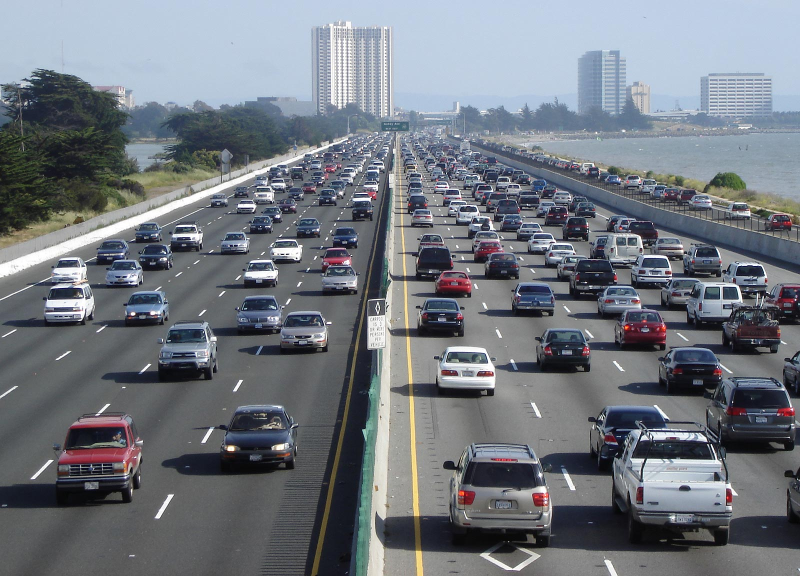
#> input picture DetectCar/car3.jpg, 1600 x 1152 px (shown at 1/2 size)
$ python detectCar.py
#> lines starting #> are read from the running program, lines starting #| are printed output that depends on the picture; after the words box and inside, x2 and y2 are one past the last pixel; in counts of white or black regions, pixels touching at a corner belong together
import cv2


cas = 'carDitector.xml'

image_path = 'car3.jpg'

image =cv2.imread(image_path)
#> image is the input picture: shape (1152, 1600, 3); mean B, G, R 127.2, 119.4, 114
imageG = cv2.imread(image_path,0)
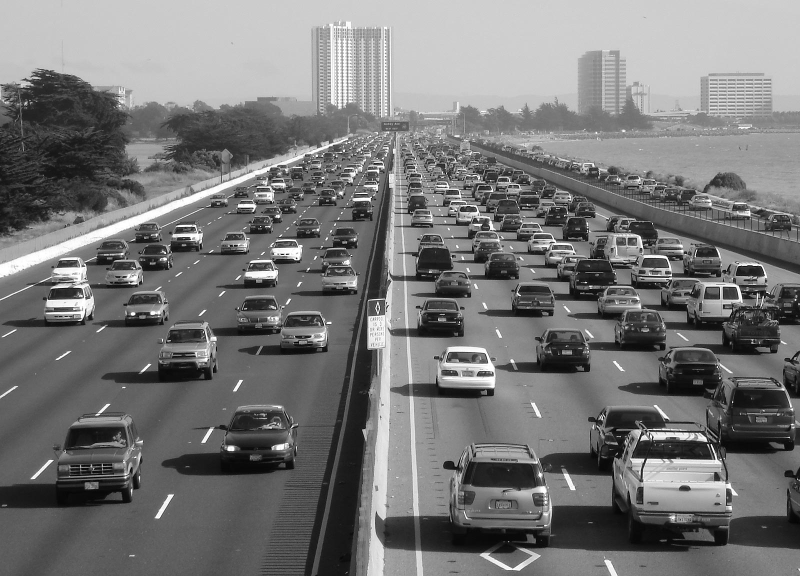
#> imageG: shape (1152, 1600) (shown at 1/2 size); min 0, max 255, mean 118.7

cascade = cv2.CascadeClassifier(cas)

rect = cascade.detectMultiScale(imageG,scaleFactor=1.1,
                                minNeighbors=2,minSize=(30,30))
#> rect = 28 rows, first 6: [905, 420, 44, 44], [1343, 947, 49, 49], [832, 424, 46, 46], [1022, 444, 50, 50], [1044, 470, 57, 57], [872, 711, 57, 57]

color = (255,255,255)
print(rect)
#> (printed output is left out)
if len(rect) > 0:

    #検出した顔を囲む矩形の作成
    for r in rect:
        cv2.rectangle(image, tuple(r[0:2]),tuple(r[0:2]+r[2:4]), color, thickness=2)
#> this loop made 28 passes
#> r on passes 1 to 12: [905, 420, 44, 44], [1343, 947, 49, 49], [832, 424, 46, 46], [1022, 444, 50, 50], [1044, 470, 57, 57], [872, 711, 57, 57], [941, 715, 55, 55], [626, 369, 59, 59], [482, 418, 70, 70], [1019, 351, 74, 74], [689, 393, 69, 69], [801, 403, 76, 76]
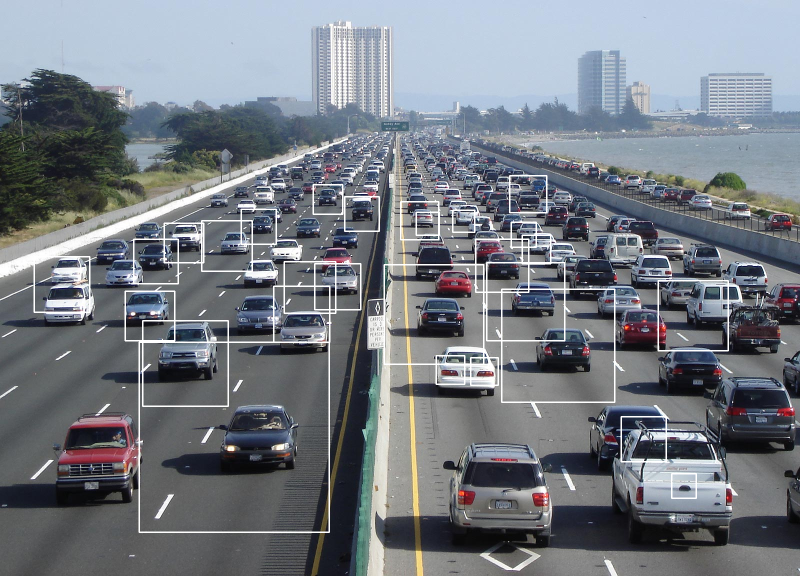
#> image: shape (1152, 1600, 3) (shown at 1/2 size); 1.87% of pixels changed, all inside (x1, y1, x2, y2) = (67, 350, 1458, 1066)


image = cv2.resize(image,None,fx=0.7,fy=0.7)
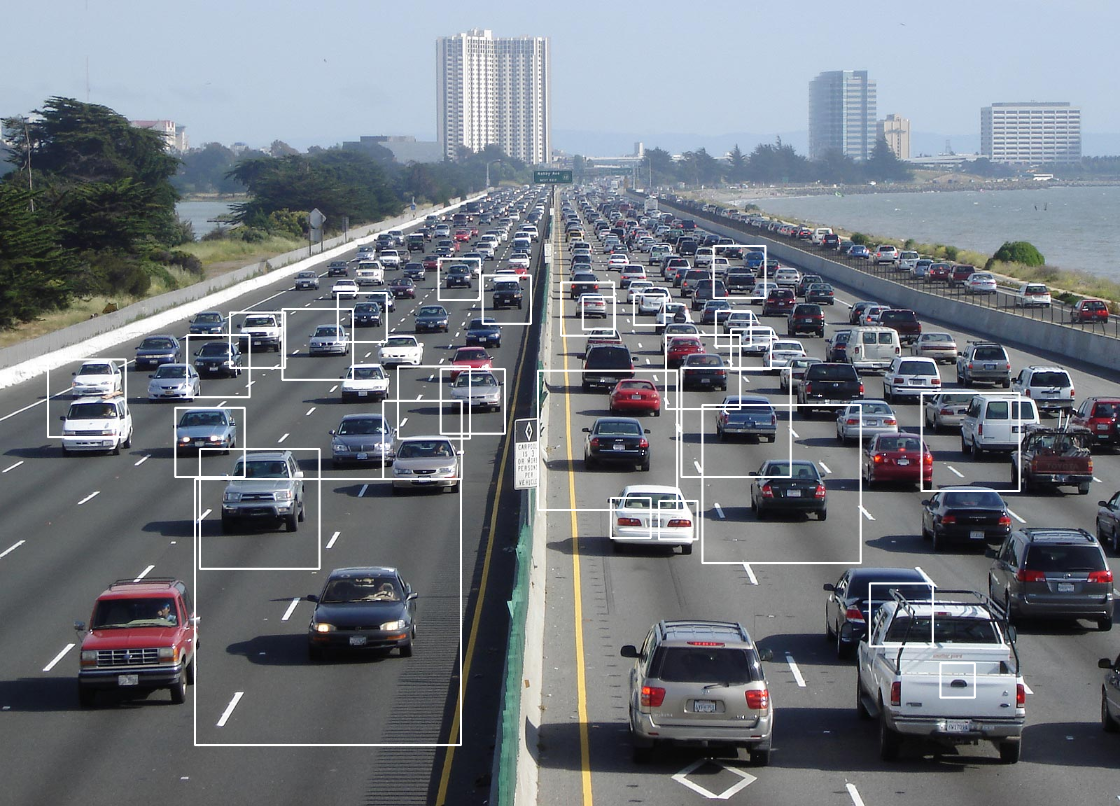
#> image: shape (806, 1120, 3); mean B, G, R 129.7, 122, 116.7
cv2.imshow("hogehoge",image)
cv2.waitKey(0)

$ run again, with DetectCar/car2.jpg copied over DetectCar/car3.jpg
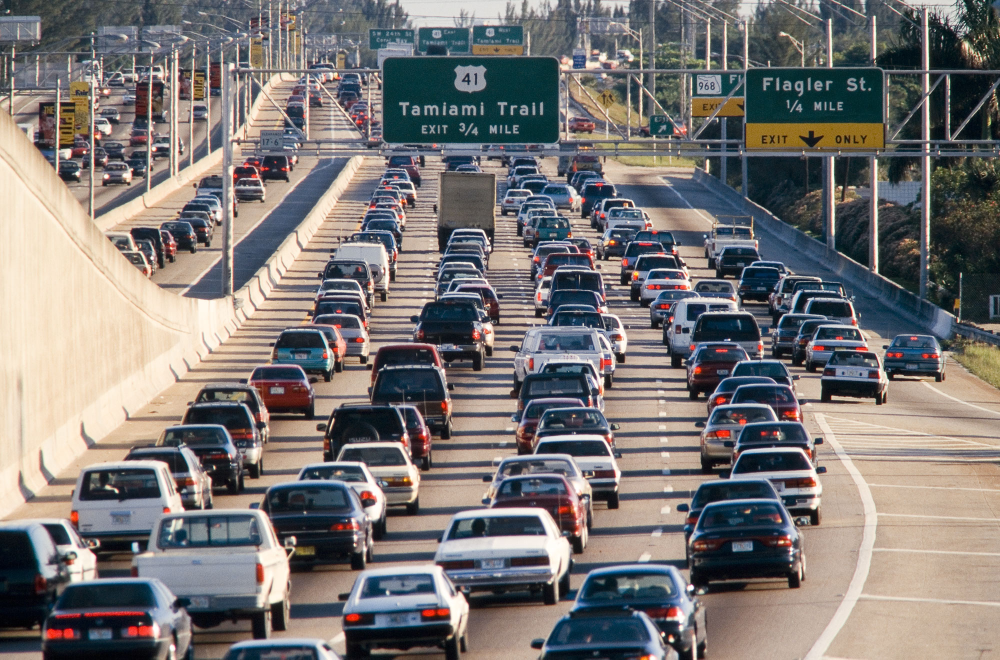
#> input picture DetectCar/car2.jpg, 2000 x 1319 px (shown at 1/2 size)
#> image is the input picture: shape (1319, 2000, 3); mean B, G, R 116.5, 117.9, 121.9
#> `imageG = cv2.imread(image_path,0)`:
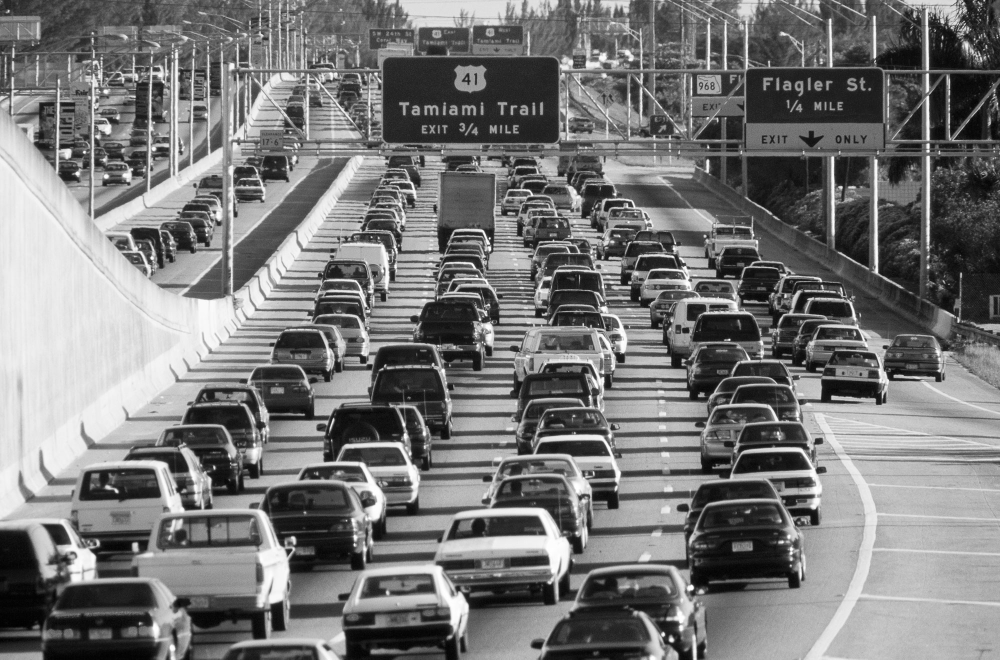
#> imageG: shape (1319, 2000) (shown at 1/2 size); min 0, max 255, mean 118.9
#> rect = 30 rows, first 6: [1638, 720, 40, 40], [733, 658, 37, 37], [1623, 916, 39, 39], [1007, 910, 45, 45], [1132, 103, 46, 46], [377, 190, 44, 44]
#> (printed output is left out)
#> the loop `for r in rect:` made 30 passes
#> `image = cv2.resize(image,None,fx=0.7,fy=0.7)`:
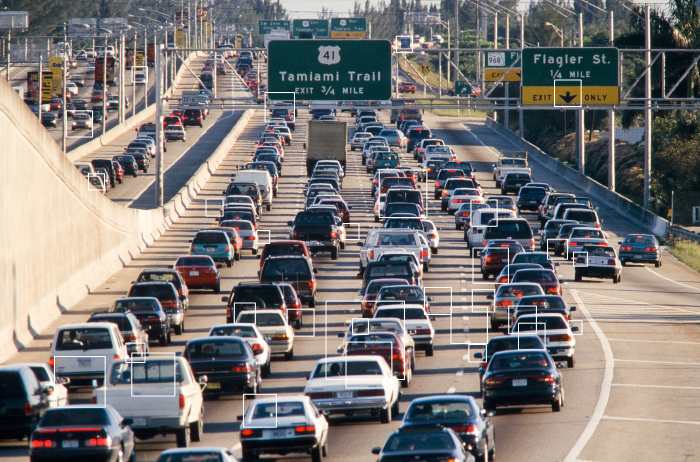
#> image: shape (923, 1400, 3) (shown at 1/2 size); mean B, G, R 117.8, 119.1, 123.1

$ run again, with DetectCar/car.jpg copied over DetectCar/car3.jpg
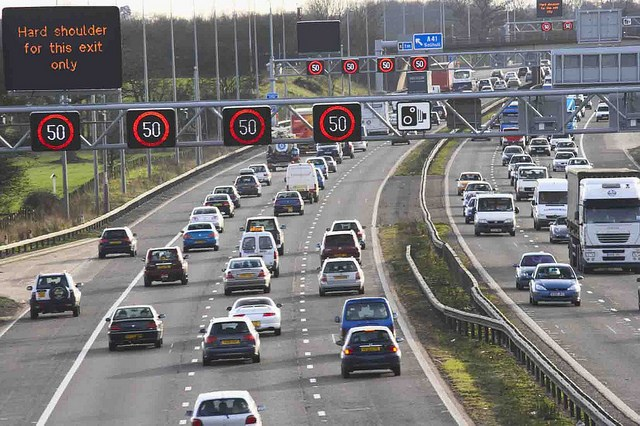
#> input picture DetectCar/car.jpg, 640 x 426 px
#> image is the input picture: shape (426, 640, 3); mean B, G, R 120, 119.7, 121.4
#> rect = [[262, 175, 57, 57], [386, 49, 54, 54], [461, 189, 65, 65], [315, 204, 55, 55], [85, 212, 63, 63], [124, 230, 76, 76], [509, 241, 89, 89], [68, 268, 119, 119], [176, 295, 101, 101], [157, 259, 139, 139]]
#| [[262 175  57  57]
#|  [386  49  54  54]
#|  [461 189  65  65]
#|  [315 204  55  55]
#|  [ 85 212  63  63]
#|  [124 230  76  76]
#> (further printed lines are left out)
#> the loop `for r in rect:` made 10 passes
#> after the loop `for r in rect:`:
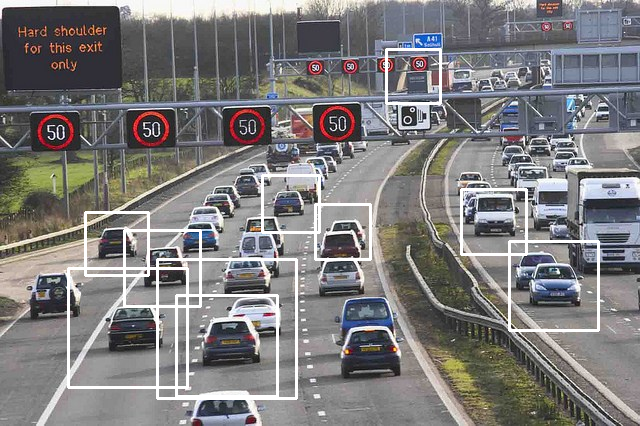
#> image: shape (426, 640, 3); 3.49% of pixels changed, all inside (x1, y1, x2, y2) = (67, 48, 600, 400)
#> `image = cv2.resize(image,None,fx=0.7,fy=0.7)`:
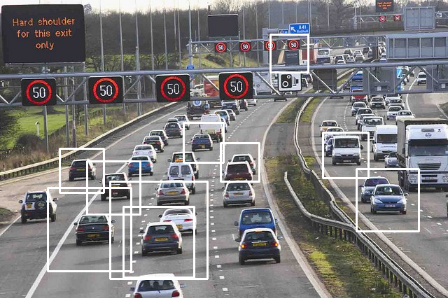
#> image: shape (298, 448, 3); mean B, G, R 123.8, 123.5, 125.1
